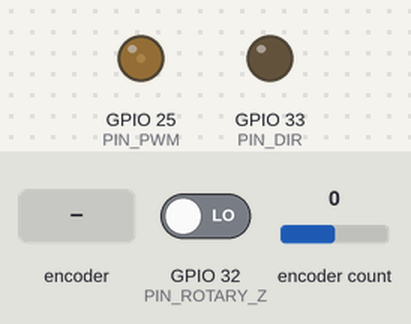
Simulated run of this program. Board: ESP32. Shown: output pins drawn as LEDs (lit = HIGH). Inputs (shaded band) come from the test bench; at power-on: GPIO 32 (PIN_ROTARY_Z) LOW, encoder count 0. What the program prints to the serial monitor is not drawn.

Above: at 0.8 s.
0.9 s: rotary encoder on GPIO 32 (PIN_ROTARY_Z) / GPIO 27 (PIN_ROTARY_B) turned 1 step (first pin leading)
At 1.9 s:
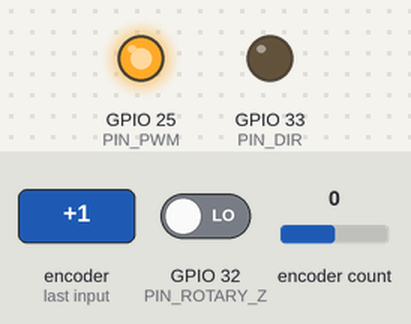
Timing chart, 0 to 3.9 s (numbered marks = the images above; inputs shaded):
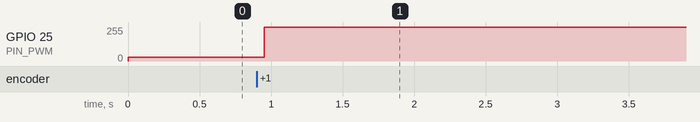

Measured:
- after the input at 0.9 s, GPIO 25 (PIN_PWM): 30/255 → 255/255 after 0.05 s

The program:

main.cpp
```cpp
#include <Arduino.h>
#include <ESP32Encoder.h>

ESP32Encoder  myenc;
unsigned long encoderLastToggled;
bool          encoderPaused = false;

const uint8_t PIN_ROTARY_A = 26;
const uint8_t PIN_ROTARY_B = 27;
const uint8_t PIN_ROTARY_Z = 32;
const uint8_t PIN_PWM      = 25;
const uint8_t PIN_DIR      = 33;
const uint8_t PWM_CHANNEL  = 0;

const double INTEGRAL_MAX = 1000.;
const double INTEGRAL_MIN = -1000.;

const uint16_t FREQUENCY       = 20000;
const uint8_t  RESOLUTION_BITS = 8;

// 制御周期
const uint16_t CONTROL_CYCLE = 2000;

// 目標位置
const int16_t angle  = 200;
const int16_t range  = 4096;
int           target = map(angle, 0, 360, 0, 4096);

const double KP = 3.;
const double KI = 0.01;
const double KD = 0.01;

volatile long pos        = 0;
double        integral   = 0;
double        prev_error = 0;

hw_timer_t*  timer    = NULL;
portMUX_TYPE timerMux = portMUX_INITIALIZER_UNLOCKED;

void setup() {
    Serial.begin(115200); // put function declarations here:

    // プルアップ抵抗、なし
    ESP32Encoder::useInternalWeakPullResistors = puType::none;
    myenc.attachHalfQuad(PIN_ROTARY_A, PIN_ROTARY_B);

    myenc.clearCount();

    pinMode(PIN_ROTARY_A, INPUT);
    pinMode(PIN_ROTARY_B, INPUT);
    pinMode(PIN_ROTARY_Z, INPUT);
    pinMode(PIN_DIR, OUTPUT);
    ledcAttachPin(PIN_PWM, PWM_CHANNEL);
    ledcSetup(PWM_CHANNEL, FREQUENCY, RESOLUTION_BITS);

    // 初期位置合わせ
    bool prevZ = gpio_get_level((gpio_num_t)PIN_ROTARY_Z);

    ledcWrite(PWM_CHANNEL, 30); // 低速が安全

    while (1) {
        bool nowZ = gpio_get_level((gpio_num_t)PIN_ROTARY_Z);

        if (!prevZ && nowZ) { // 立ち上がり検出
            myenc.clearCount();
            break;
        }

        prevZ = nowZ;
    }
    ledcWrite(PWM_CHANNEL, 0);
    Serial.println("start");
}

void loop() {
    static unsigned long prev_time = micros();
    unsigned long        now_time  = micros();
    if (now_time - prev_time >= CONTROL_CYCLE) {
        prev_time += CONTROL_CYCLE;
        double dt = CONTROL_CYCLE / 1e6;

        /* NOTE: 割り込みが発生したときにposの値は違う値になってしまうので、
        別の変数にコピーして使用する*/
        long pos_now = 0;
        pos_now      = myenc.getCount();

        int error = target - pos_now;
        // ±2048の範囲に収める
        // if (error > 2048) error -= 4096;
        // if (error < -2048) error += 4096;
        error = fmod(error + range / 2.0, range);
        if (error < 0) error += range;
        error -= range / 2.0;

        double derivative = (error - prev_error) / dt;
        prev_error        = error;

        integral += error * dt;
        // I項によるオーバーフローを防ぐため
        integral = constrain(integral, INTEGRAL_MIN, INTEGRAL_MAX);

        double control = KP * error + KI * integral + KD * derivative;

        uint8_t pwm = constrain(abs(control), 0., 255.);

        digitalWrite(PIN_DIR, control > 0 ? HIGH : LOW);
        ledcWrite(PWM_CHANNEL, pwm);

        long display_pos = pos_now % 4096;
        if (display_pos < 0) display_pos += 4096;
        Serial.print("pos  ");
        Serial.printf("%d %d\n", display_pos, target);
    }
}
```
